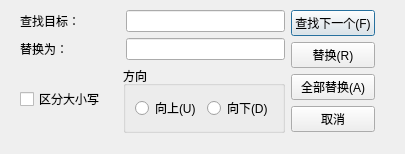
<?xml version="1.0" encoding="UTF-8"?>
<ui version="4.0">
 <class>ReplaceDialog</class>
 <widget class="QDialog" name="ReplaceDialog">
  <property name="geometry">
   <rect>
    <x>0</x>
    <y>0</y>
    <width>405</width>
    <height>154</height>
   </rect>
  </property>
  <property name="maximumSize">
   <size>
    <width>425</width>
    <height>176</height>
   </size>
  </property>
  <property name="windowTitle">
   <string>替换</string>
  </property>
  <widget class="QWidget" name="layoutWidget">
   <property name="geometry">
    <rect>
     <x>20</x>
     <y>10</y>
     <width>355</width>
     <height>123</height>
    </rect>
   </property>
   <layout class="QHBoxLayout" name="horizontalLayout_5">
    <item>
     <layout class="QVBoxLayout" name="verticalLayout_2">
      <item>
       <layout class="QHBoxLayout" name="horizontalLayout_3">
        <item>
         <widget class="QLabel" name="label">
          <property name="minimumSize">
           <size>
            <width>100</width>
            <height>0</height>
           </size>
          </property>
          <property name="text">
           <string>查找目标：</string>
          </property>
         </widget>
        </item>
        <item>
         <widget class="QLineEdit" name="searchText"/>
        </item>
       </layout>
      </item>
      <item>
       <layout class="QHBoxLayout" name="horizontalLayout_4">
        <item>
         <widget class="QLabel" name="label_2">
          <property name="minimumSize">
           <size>
            <width>100</width>
            <height>0</height>
           </size>
          </property>
          <property name="text">
           <string>替换为：</string>
          </property>
         </widget>
        </item>
        <item>
         <widget class="QLineEdit" name="targetText"/>
        </item>
       </layout>
      </item>
      <item>
       <layout class="QHBoxLayout" name="horizontalLayout_2">
        <item>
         <widget class="QCheckBox" name="cbCaseSensetive">
          <property name="text">
           <string>区分大小写</string>
          </property>
         </widget>
        </item>
        <item>
         <widget class="QGroupBox" name="groupBox">
          <property name="title">
           <string>方向</string>
          </property>
          <layout class="QHBoxLayout" name="horizontalLayout">
           <item>
            <widget class="QRadioButton" name="rbUp">
             <property name="text">
              <string>向上(U)</string>
             </property>
            </widget>
           </item>
           <item>
            <widget class="QRadioButton" name="rbDown">
             <property name="text">
              <string>向下(D)</string>
             </property>
            </widget>
           </item>
          </layout>
         </widget>
        </item>
       </layout>
      </item>
     </layout>
    </item>
    <item>
     <layout class="QVBoxLayout" name="verticalLayout">
      <item>
       <widget class="QPushButton" name="btFindNext">
        <property name="text">
         <string>查找下一个(F)</string>
        </property>
       </widget>
      </item>
      <item>
       <widget class="QPushButton" name="btRepalce">
        <property name="text">
         <string>替换(R)</string>
        </property>
       </widget>
      </item>
      <item>
       <widget class="QPushButton" name="btRepalceAll">
        <property name="text">
         <string>全部替换(A)</string>
        </property>
       </widget>
      </item>
      <item>
       <widget class="QPushButton" name="btCancel">
        <property name="text">
         <string>取消</string>
        </property>
       </widget>
      </item>
     </layout>
    </item>
   </layout>
  </widget>
 </widget>
 <resources/>
 <connections/>
</ui>
